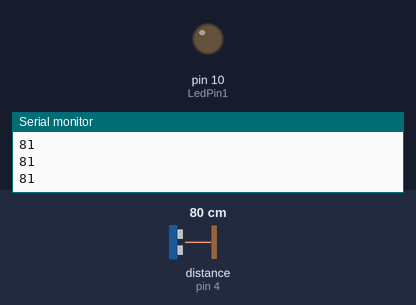
The sketch below on a simulated Arduino Uno, built with avr-gcc and run on an emulated ATmega328P. Parts: output pins drawn as LEDs (lit = HIGH), the last lines printed to the serial monitor. The test bench sets the inputs (shaded band); at power-on: distance to the obstacle (sensor on pin 4) 80 cm. The echo pulse lasts 58.3 µs per cm.

Above: at 1.2 s.
1.3 s: distance to the obstacle (sensor on pin 4) set to 32 cm
2.8 s: distance to the obstacle (sensor on pin 4) set to 26 cm
At 4.2 s:
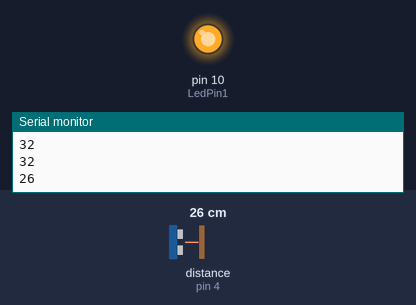
Timing chart, 0 to 5.8 s (numbered marks = the images above; inputs shaded):
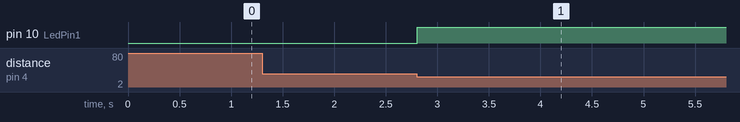

Measured:
- the behaviour switches between 30 and 29 cm on distance to the obstacle (sensor on pin 4) (found by bisection; images 0 and 1)
- after the input at 2.8 s, pin 10 (LedPin1): LOW → HIGH at once

The sketch:

Invention_code.ino
```cpp
// Include the file for the ultrasonic sensor
#include <NewPing.h>


//declare the values and sensor pins
int LedPin1 = 10;
int trigger = 2;
int echo = 4;

//declare the ultrasonic sensor
NewPing sonar (trigger, echo);

void setup() {
  // put your setup code here, to run once:
  pinMode(LedPin1, OUTPUT);
  //Turn on the Serial port (Sonar)
  Serial.begin(9600);
}

void loop() {
  // put your main code here, to run repeatedly:
  //Program the ultrasonic sensor so that you can read the values
int distance = sonar.ping_cm();
Serial.println(distance);


//Main invention code
 if(distance < 30)
 {
  digitalWrite(LedPin1, HIGH);
  delay(3600000);
  digitalWrite(LedPin1, LOW);
 }

}
```
